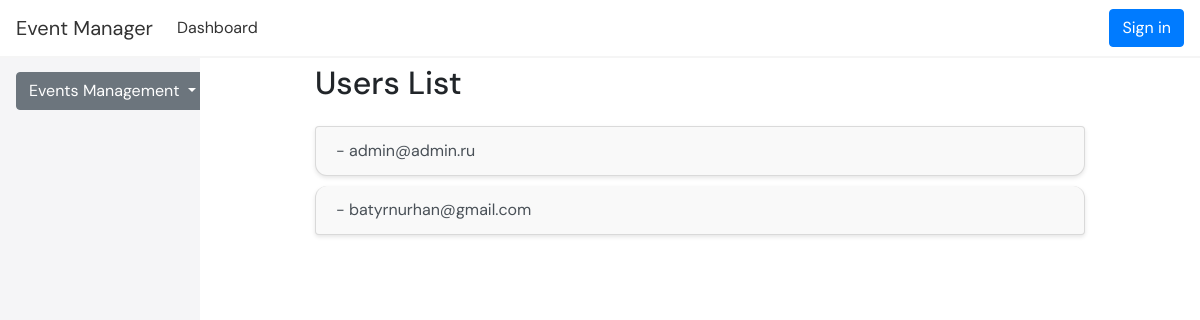
/accounts/users/, run on an earlier commit of the app's database.
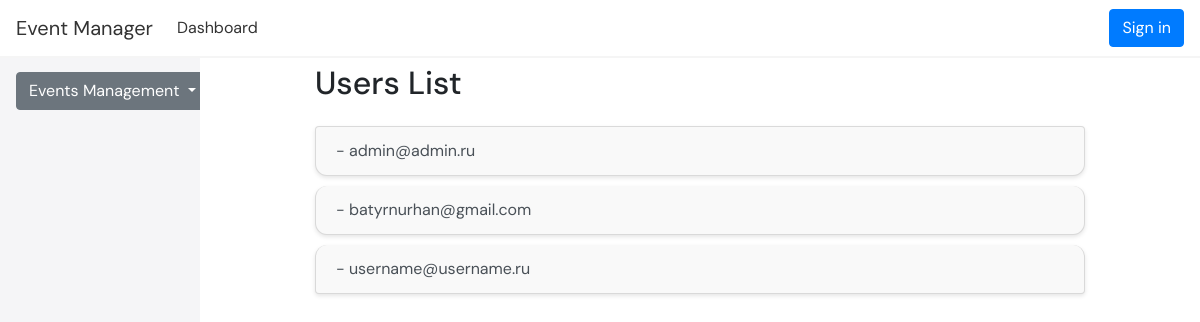
And on a later commit of the database.
### accounts/models.py (models this page shows)
class CustomUser(AbstractUser):
    phone = models.CharField(max_length=20, blank=True, null=True)

### accounts/views.py (the view)
# urls.py: path('users/', UserListView.as_view(), name='user_list'),
class UserListView(ListView):
    model = CustomUser
    template_name = 'admin/user_list.html'
    context_object_name = 'users'

### event_manager/context_processors.py (called while the page is built)
def add_event_list_to_context(request):
    return {
        'events': Event.objects.all()
    }

### event_manager/templates/admin/user_list.html (shortened to what this page needs)
{% extends 'base.html' %}
{% block content %}
<div class="container mt-5">
    <h2 class="mb-4">Users List</h2>
    <div class="list-group">
        {% for user in users %}
        <a href="{% url 'accounts:user_detail' user.pk %}" class="list-group-item list-group-item-action d-flex justify-content-between align-items-center">
            {{ user.get_full_name }} - {{ user.email }}
        </a>
        {% empty %}
        <div class="list-group-item">No users available.</div>
        {% endfor %}
    </div>
</div>
{% endblock %}

What changed in the data, as far as the page shows it:
added CustomUser: email "username@username.ru"
